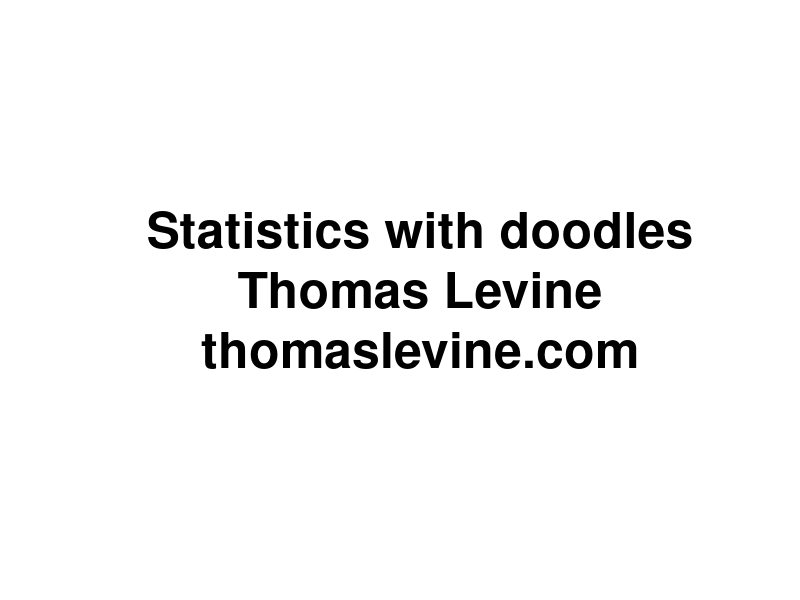
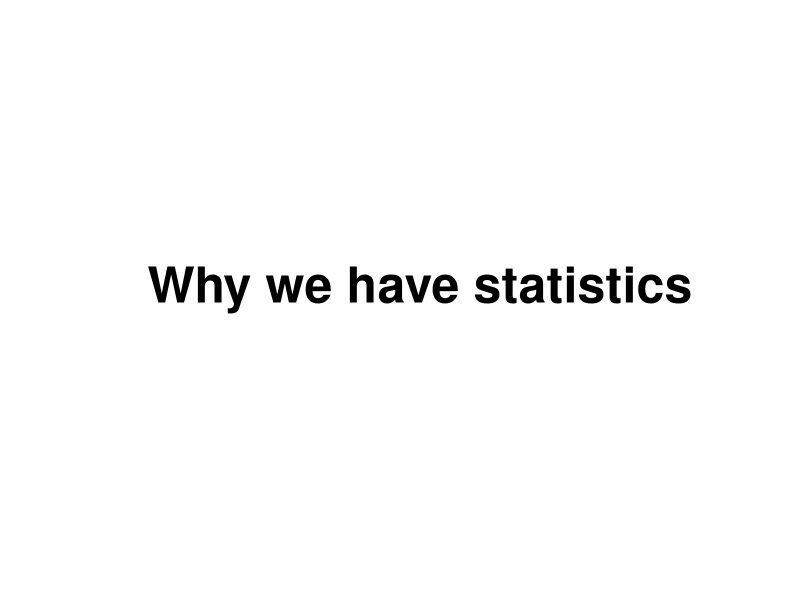
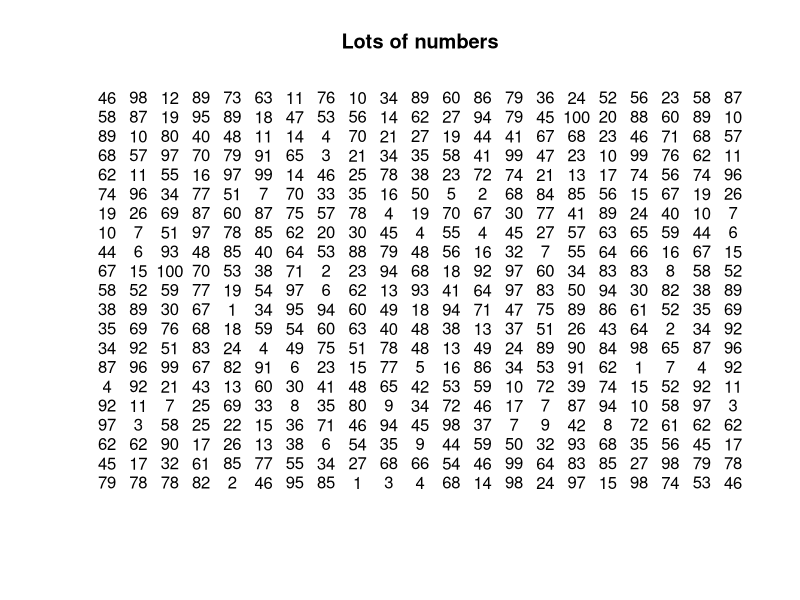
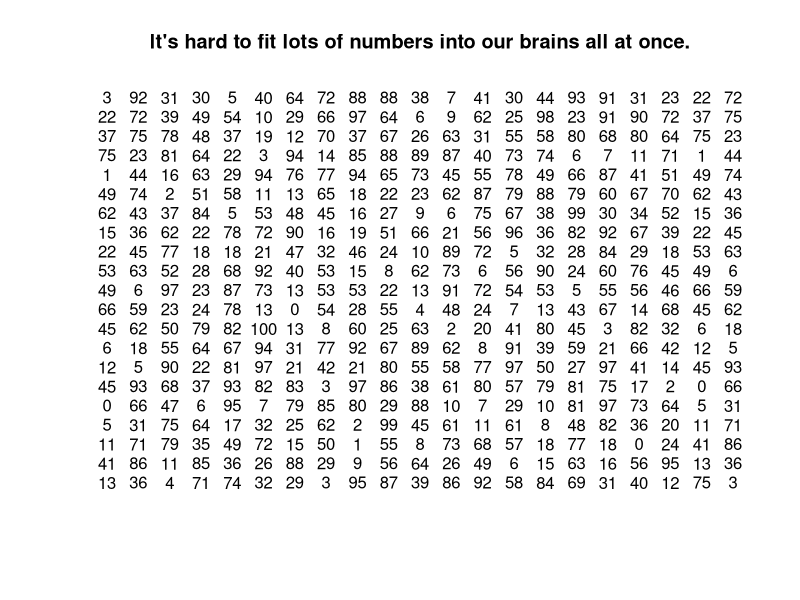
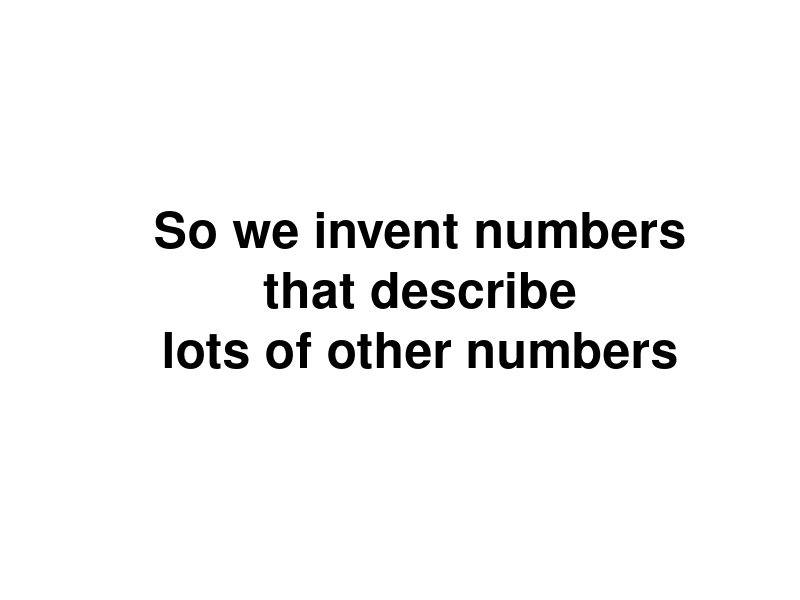
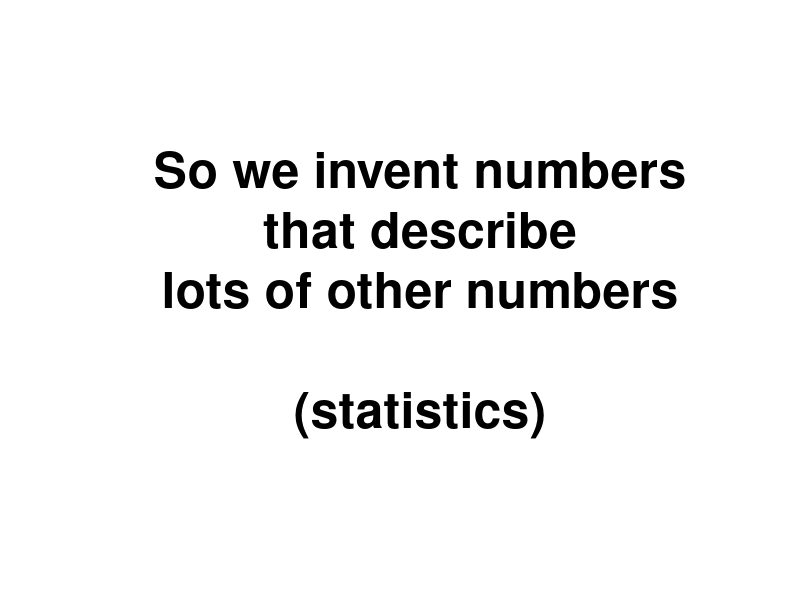
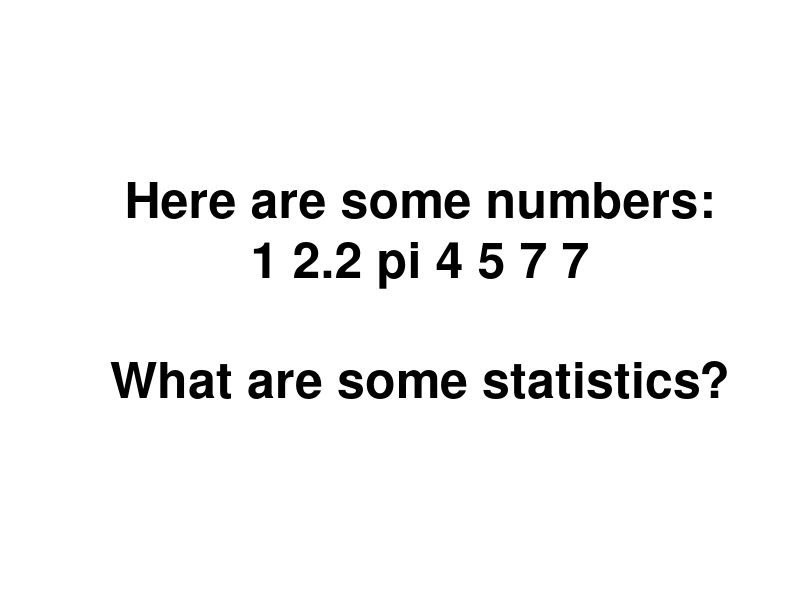
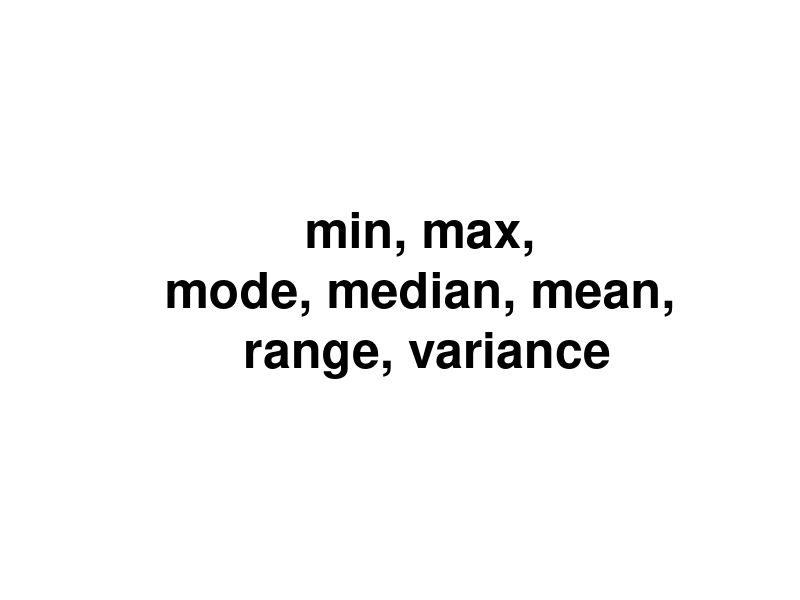

Reproduce these figures in R, in order.
attach(iris)
attach(na.omit(airquality))
attach(cars)

baseplot <- function(main, ...) {
  plot(..., type = 'p', bty = 'n',
    main = main, pch = 21, bg = 'grey', col = NULL,
    col.axis = 'grey', col.lab = 'grey', col.main = 'grey', fg = 'grey')
}
irisplot <- function(main) {
  baseplot(main, Petal.Length ~ Petal.Width)
}

meanplot <- function(main) {
  irisplot(main)
  abline(h = mean(Petal.Length), lty = 2)
  abline(v = mean(Petal.Width), lty = 2)
}

interjection <- function(main) {
  plot.new()
  text(0.5, 0.5, cex = 3, label = main, font = 2)
}

blue <-  rgb(0,0,1,.5)

a <- sd(Petal.Length)
b <- sd(Petal.Width)
ab <- max(a,b)

corbase <- function(main = '', low = -1) {
  plot(c(low * ab,ab),c(low * ab,ab),main = main, type = 'n', axes = F, xlab = '', ylab = '', asp = 1)
  rect(xright = 0, ybottom = 0, xleft = -a, ytop = a, col = 'grey', lty = 'blank')
  text(-a/2,a/2,'var(Petal.Width)')
  rect(xleft = 0, ytop = 0, xright = b, ybottom = -b, col = 'grey', lty = 'blank')
  text(b/2,-b/2,'var(Petal.Length)')
}

rand <- data.frame(x = rnorm(100), y = rnorm(100))
r <-  cor(Petal.Length,Petal.Width)

# ----------------

statistics <- function() {
# Introduction
interjection('Why we have statistics')

plot(c(-1,1),c(-1,1),xlab='',ylab='',type='n',axes=F,main='Lots of numbers')
text(rep(seq(-1,1,.1),each=21),rep(seq(-1,1,.1),21),round(100*runif(400)))


plot(c(-1,1),c(-1,1),xlab='',ylab='',type='n',axes=F,main='It\'s hard to fit lots of numbers into our brains all at once.')
text(rep(seq(-1,1,.1),each=21),rep(seq(-1,1,.1),21),round(100*runif(400)))

interjection('So we invent numbers\nthat describe\nlots of other numbers')
interjection('So we invent numbers\nthat describe\nlots of other numbers\n\n(statistics)')

interjection('Here are some numbers:\n1 2.2 pi 4 5 7 7\n\nWhat are some statistics?')
interjection('min, max,\nmode, median, mean,\n range, variance')
interjection('how many integers,\nwhether the numbers are sorted\n&c.')
interjection('')
interjection('Measuring linear relationships')
}

linear.relationships <- function() {
# Three datasets
irisplot('Two iris variables that move together')

baseplot('Two air quality variables that move oppositely', Ozone ~ Wind) 

baseplot('Normal random noise', rand$y ~ rand$x)
}

covariance <- function() {
# Motivation for covariance
interjection('We want a number\nthat describes\nwhether two variables\nmove together.')

irisplot('It should be high for these variables')

rand <- data.frame(x = rnorm(100), y = rnorm(100))
baseplot('It should be low for these variables', Ozone ~ Wind) 

baseplot('It should be near zero for these variables', rand$y ~ rand$x)

# Computing covariance
interjection('Covariance')

irisplot('The iris variables')

meanplot('Find the means')

meanplot('Draw a rectangle')
rect(xleft = mean(Petal.Width),
     ybottom = mean(Petal.Length),
     xright = Petal.Width[c(44,72)],
     ytop = Petal.Length[c(44,72)])

irisplot('Draw all the rectangles')
valence <- (Petal.Length - mean(Petal.Length)) *
           (Petal.Width - mean(Petal.Width)) > 0
rect(xleft = mean(Petal.Width),
     ybottom = mean(Petal.Length),
     xright = Petal.Width,
     ytop = Petal.Length,
     col = rgb(1-valence, 0, valence,.1),
     lty = 'blank')

irisplot('Why did I color them blue and red?')
valence <- (Petal.Length - mean(Petal.Length)) *
           (Petal.Width - mean(Petal.Width)) > 0
rect(xleft = mean(Petal.Width),
     ybottom = mean(Petal.Length),
     xright = Petal.Width,
     ytop = Petal.Length,
     col = rgb(1-valence, 0, valence,.1),
     lty = 'blank')

irisplot('Why did I color them blue and red?')
valence <- (Petal.Length - mean(Petal.Length)) *
           (Petal.Width - mean(Petal.Width)) > 0
rect(xleft = mean(Petal.Width),
     ybottom = mean(Petal.Length),
     xright = Petal.Width,
     ytop = Petal.Length,
     col = rgb(1-valence, 0, valence,.1),
     lty = 'blank')
text(x = max(Petal.Width), y = max(Petal.Length), pos = 2, label = 'Evidence of\nmovement together')
text(x = min(Petal.Width), y = min(Petal.Length), pos = 4, label = 'Evidence of\nmovement together')
text(x = max(Petal.Width), y = min(Petal.Length), pos = 2, label = 'Evidence of\nmovement oppositely')
text(x = min(Petal.Width), y = max(Petal.Length), pos = 4, label = 'Evidence of\nmovement oppositely')

plot(c(-1,1),c(-1,1),main = 'Add the blues together. (This is at a different scale.)',
  type = 'n', axes = F, xlab = '', ylab = '')
rect(xleft = -1, ybottom = -1, xright = 1, ytop = 1, lty = 'blank', col = 'blue')

plot(c(-1,1),c(-1,1),main = 'Add the reds together.',
  type = 'n', axes = F, xlab = '', ylab = '')
rect(xleft = -1, ybottom = -1, xright = 1, ytop = 1, lty = 'blank', col = 'blue')
rect(xleft = .8, ybottom = -1, xright = 1, ytop = -.8, lty = 'blank', col = 'red')

plot(c(-1,1),c(-1,1),main = 'Subtract the reds.',
  type = 'n', axes = F, xlab = '', ylab = '')
rect(xleft = -1, ybottom = -1, xright = 1, ytop = 1, lty = 'blank', col = 'blue')
rect(xleft = .8, ybottom = -1, xright = 1, ytop = -.8, lty = 'blank', col = 'white')

plot(c(-1,1),c(-1,1),main = 'Divide into as many equal pieces as we have irises (n).',
  type = 'n', axes = F, xlab = '', ylab = '')
rect(xleft = -1, ybottom = -1, xright = 1, ytop = 1, lty = 'blank', col = 'blue')
rect(xleft = .8, ybottom = -1, xright = 1, ytop = -.8, lty = 'blank', col = 'white')
abline(v = 2 * (-.5 + ((1:nrow(iris))/nrow(iris))))

plot(c(-1,1),c(-1,1),main = 'This blue sliver is the covariance.',
  type = 'n', axes = F, xlab = '', ylab = '')
rect(xleft = -.3, xright = -.3 + (.5/nrow(iris)), ybottom = -1, ytop = 1,
  col = 'blue', lty = 'blank')
}

covariance.notpositive <- function() {
irisplot('What if we have more red than blue?')
valence <- (Ozone - mean(Ozone)) *
           (Wind - mean(Wind)) > 0
rect(xleft = mean(Wind),
     ybottom = mean(Ozone),
     xright = Wind,
     ytop = Ozone,
     col = rgb(1-valence, 0, valence,.1),
     lty = 'blank')

plot(c(-1,1),c(-1,1),main = 'Add the blues together. (This is at a different scale.)',
  type = 'n', axes = F, xlab = '', ylab = '')
rect(xleft = -1, ybottom = .8, xright = -.8, ytop = 1, lty = 'blank', col = 'blue')

plot(c(-1,1),c(-1,1),main = 'Add the reds together.',
  type = 'n', axes = F, xlab = '', ylab = '')
rect(xleft = -1, ybottom = -1, xright = 1, ytop = 1, lty = 'blank', col = 'red')
rect(xleft = -1, ybottom = .8, xright = -.8, ytop = 1, lty = 'blank', col = 'blue')

plot(c(-1,1),c(-1,1),main = 'Subtract the reds.',
  type = 'n', axes = F, xlab = '', ylab = '')
rect(xleft = -1, ybottom = -1, xright = 1, ytop = 1, lty = 'blank', col = 'red')
rect(xleft = -1, ybottom = .8, xright = -.8, ytop = 1, lty = 'blank', col = 'white')

plot(c(-1,1),c(-1,1),main = 'Divide into as many equal pieces as we have irises (n).',
  type = 'n', axes = F, xlab = '', ylab = '')
rect(xleft = -1, ybottom = -1, xright = 1, ytop = 1, lty = 'blank', col = 'red')
rect(xleft = -1, ybottom = .8, xright = -.8, ytop = 1, lty = 'blank', col = 'white')
abline(v = 2 * (-.5 + ((1:nrow(iris))/nrow(iris))))

plot(c(-1,1),c(-1,1),main = 'This red sliver is the covariance.',
  type = 'n', axes = F, xlab = '', ylab = '')
rect(xleft = -.3, xright = -.3 + (.5/nrow(iris)), ybottom = -1, ytop = 1,
  col = 'red', lty = 'blank')

plot(c(-1,1),c(-1,1),main = 'This red sliver is the covariance.',
  type = 'n', axes = F, xlab = '', ylab = '')
rect(xleft = -.3, xright = -.3 + (.5/nrow(iris)), ybottom = -1, ytop = 1,
  col = 'red', lty = 'blank')
text(.3, 0, 'But it\'s negative!')

baseplot('What if we have as much red as blue?', rand$y ~ rand$x)
valence <- (rand$y - mean(rand$y)) *
           (rand$x - mean(rand$x)) > 0
rect(xleft = mean(rand$x),
     ybottom = mean(rand$y),
     xright = rand$x,
     ytop = rand$y,
     col = rgb(1-valence, 0, valence,.1),
     lty = 'blank')

plot(c(-1,1),c(-1,1),main = 'Add the blues together. (This is at a different scale.)',
  type = 'n', axes = F, xlab = '', ylab = '')
rect(xleft = -.45, ybottom = -.45, xright = .55, ytop = .55, lty = 'blank', col = 'blue')

plot(c(-1,1),c(-1,1),main = 'Add the reds together.',
  type = 'n', axes = F, xlab = '', ylab = '')
rect(xleft = -.55, ybottom = -.55, xright = .45, ytop = .45, lty = 'blank', col = 'red')

plot(c(-1,1),c(-1,1),main = 'Subtract the reds.',
  type = 'n', axes = F, xlab = '', ylab = '')
points(0,0)
text(0,-.5, '(Covariance is zero.)')
}

variance <- function() {
# Computing variance
interjection('Variance')
interjection('Variance tells us\nhow spread out\nsome numbers are.')
interjection('1, 4, 8, 10\nvs\n4, 4, 5, 6')
interjection('The variance of a variable is\nthe covariance of the variable\nwith itself.')

irisplot('Our two iris variables from before')
interjection('Let\'s look at just one of them.')
baseplot('The points all fall along the same line.', Petal.Length, Petal.Length, asp = 1)
interjection('Let\'s find the variance of Petal.Length')

baseplot('Draw all the rectangles', Petal.Length, Petal.Length, asp = 1)
rect(xleft = mean(Petal.Length),
     ybottom = mean(Petal.Length),
     xright = Petal.Length,
     ytop = Petal.Length,
     col = rgb(0, 0, 1,.1),
     lty = 'blank')

baseplot('Why no red rectangles?', Petal.Length, Petal.Length, asp = 1)
rect(xleft = mean(Petal.Length),
     ybottom = mean(Petal.Length),
     xright = Petal.Length,
     ytop = Petal.Length,
     col = rgb(0, 0, 1,.1),
     lty = 'blank')

plot(c(-1,1),c(-1,1),main = 'Add the blues together. (This is at a different scale.)',
  type = 'n', axes = F, xlab = '', ylab = '')
rect(xleft = -1, ybottom = -1, xright = 1, ytop = 1, lty = 'blank', col = 'blue')

plot(c(-1,1),c(-1,1),main = 'We have no reds to subtract.',
  type = 'n', axes = F, xlab = '', ylab = '')
rect(xleft = -1, ybottom = -1, xright = 1, ytop = 1, lty = 'blank', col = 'blue')

plot(c(-1,1),c(-1,1),main = 'Divide into as many equal pieces as we have irises (n).',
  type = 'n', axes = F, xlab = '', ylab = '')
rect(xleft = -1, ybottom = -1, xright = 1, ytop = 1, lty = 'blank', col = 'blue')
abline(v = 2 * (-.5 + ((1:nrow(iris))/nrow(iris))))

plot(c(-1,1),c(-1,1),main = 'This blue sliver is the variance.',
  type = 'n', axes = F, xlab = '', ylab = '')
rect(xleft = -.3, xright = -.3 + (.5/nrow(iris)), ybottom = -1, ytop = 1,
  col = 'blue', lty = 'blank')
}

correlation <- function() {
# Correlation
interjection('A problem with covariance')
interjection('Covariance has units!\n\n(x-unit times y-unit)')
interjection('Which relationship is stronger\n(more linear)?')

par(mfrow = 1:2)
.cov <- round(cov(Petal.Length,Petal.Width), 2)
irisplot(paste0('Irises (cov = ', .cov, ' cm^2)'))
.cov <- round(cov(speed,dist), 2)
baseplot(paste0('Cars (cov =', .cov, ' mph*ft)'), speed ~ dist)
par(mfrow = c(1,1))

interjection('Oh noes!')
interjection('We can divide\nthe covariance\nby the variances\nto standardize it.')

corbase()
rect(xleft = 0, ybottom = 0, xright = b, ytop = a, col = 'black', lty = 'blank')
text(b/2,a/2,'sd(Petal.Width)*\nsd(Petal.Length)', col = 'white')

corbase()
rect(xleft = 0, ybottom = 0, xright = b, ytop = a, col = 'black', lty = 'blank')
text(b/2,a/2,'sd(Petal.Width)*\nsd(Petal.Length)', col = 'white')
text(-a/2,-b/2,'The black rectangle is\nlike an average variance.')

corbase()
rect(xleft = 0, ybottom = 0, xright = b, ytop = a, col = 'black', lty = 'blank')
text(b/2,a/2,'sd(Petal.Width)*\nsd(Petal.Length)', col = 'white')
text(-a/2,-b/2,'cov(Petal.Width,Petal.Length)\ncannot be bigger than\nblack rectangle.')

interjection('Why?')

irisplot('Covariance has red rectangles.')
valence <- (Petal.Length - mean(Petal.Length)) *
           (Petal.Width - mean(Petal.Width)) > 0
rect(xleft = mean(Petal.Width),
     ybottom = mean(Petal.Length),
     xright = Petal.Width,
     ytop = Petal.Length,
     col = rgb(1-valence, 0, valence,.1),
     lty = 'blank')

baseplot('Variance doesn\'t have red rectangles.', Petal.Length, Petal.Length, asp = 1)
rect(xleft = mean(Petal.Length),
     ybottom = mean(Petal.Length),
     xright = Petal.Length,
     ytop = Petal.Length,
     col = rgb(0, 0, 1,.1),
     lty = 'blank')

corbase()
rect(xleft = 0, ybottom = 0, xright = b, ytop = a, col = 'black', lty = 'blank')
text(b/2,a/2,'sd(Petal.Width)*\nsd(Petal.Length)', col = 'white')
text(-a/2,-b/2,'cov(Petal.Width,Petal.Length)\ncannot be bigger than\nblack rectangle.')

corbase('Let\'s zoom in.', low = -.05)
rect(xleft = 0, ybottom = 0, xright = b, ytop = a, col = 'black', lty = 'blank')
text(b/2,a/2,'sd(Petal.Width)*\nsd(Petal.Length)', col = 'white')

corbase('Squish covariance vertically into the rectangle.', low = -.05)
rect(xleft = 0, ybottom = 0, xright = b, ytop = a, col = 'black', lty = 'blank')
rect(xleft = 0, ybottom = 0, xright = b, ytop = a * r, col = 'blue', lty = 'blank')

interjection('Correlation (R)\nis the ratio of\nthe small rectangle\nto the big rectangle.')

corbase('Squish covariance vertically into the rectangle.', low = -.05)
rect(xleft = 0, ybottom = 0, xright = b, ytop = a, col = 'black', lty = 'blank')
rect(xleft = 0, ybottom = 0, xright = b, ytop = a * r, col = 'blue', lty = 'blank')
text(b/2,r*a/2,'cov(Petal.Width,\nPetal.Length)', col = 'white', font = 2)
text(0, r*a/2, 'R * sd(Petal.Length)', col = 'blue', font = 2, srt = 90, adj = c(0.5,-1))

corbase('Squish covariance horizontally into the rectangle.', low = -.05)
rect(xleft = 0, ybottom = 0, xright = b, ytop = a, col = 'black', font = 2, lty = 'blank')
rect(xleft = 0, ybottom = 0, xright = b * r, ytop = a, col = 'blue', lty = 'blank')
text(r*b/2,a/2,'cov(Petal.Width,\nPetal.Length)', col = 'white', font = 2)
text(b/2, 0, 'R * sd(Petal.Width', adj = c(0.5,1.5), col = 'blue', font = 2)

interjection('People like to\ntalk about R-squared.')

corbase('Intersect the two squished covariance rectangles.', low = -.05)
rect(xleft = 0, ybottom = 0, xright = b, ytop = a, col = 'black', lty = 'blank')
rect(xleft = 0, ybottom = 0, xright = b * r, ytop = a * r, col = 'purple', lty = 'blank')
text(r*b/2,a/2,'cov(Petal.Width, Petal.Length)', col = 'purple')
text(0, r*a/2, 'R ^ 2 * sd(Petal.Length)',srt = 90, pos = 2, col = 'purple', font = 2)
text(r*b/2, 0, 'R ^ 2 * sd(Petal.Width)', adj = c(0.5,1.5), col = 'purple', font = 2)

interjection('What if covariance is negative (red)?')

corbase('R is the same, just negative.', low = -.05)
rect(xleft = 0, ybottom = 0, xright = b, ytop = a, col = 'black', lty = 'blank')
rect(xleft = 0, ybottom = 0, xright = b, ytop = a * r, col = 'red', lty = 'blank')
text(b/2,r*a/2,'cov(Ozone, Wind)', col = 'white', font = 2)
text(0, r*a/2, 'r * sd(Wind)', srt = 90, col = 'red', font = 2, adj = c(.5,-.5))

corbase('R-squared is the same, and it is always positive.', low = -.05)
rect(xleft = 0, ybottom = 0, xright = b, ytop = a, col = 'black', lty = 'blank')
rect(xleft = 0, ybottom = 0, xright = b * r, ytop = a * r, col = 'purple', lty = 'blank')
text(r*b/2,a/2,'cov(Ozone, Wind)', col = 'purple')
text(0, r*a/2, 'r ^ 2 * sd(Wind)', pos = 2, col = 'purple', font = 2, adj = c(.5, -.5), srt = 90)
text(r*b/2, 0, 'r ^ 2 * sd(Ozone)', col = 'purple', font = 2, adj = c(.5,1.5))

corbase('Zoom back out.')
rect(xleft = 0, ybottom = 0, xright = b, ytop = a, col = 'black', lty = 'blank')
rect(xleft = 0, ybottom = 0, xright = b, ytop = a * r, col = 'red', lty = 'blank')
text(b/2,r*a/2,'cov(Ozone,\nWind)', col = 'white', font = 2)
text(0, r*a/2, 'r * sd(Wind)', col = 'red', srt = 90, adj = c(.5,-.5), font = 2)
}

least.squares.regression <- function() {
interjection('If we transform the covariance a bit,\nwe can also make predictions.')
interjection('Let\'s use x to predict y.')
interjection('y = b0  + b1 * x')
interjection('Let\'s invent b1.')
interjection('')
interjection('What values should it have?')
interjection('If covariance is high\nand x is high,\ny should be high.\n\n(b1 is very positive.)')
interjection('If covariance is high\nand x is low,\ny should be low.\n\n(b1 is very negative.)')
interjection('If covariance is low,\nwe have no idea what y is.\n\n(b1 is around zero.)')
interjection('')
interjection('Let\'s think about units again.')

plot(c(-1,1),c(-1,1),main = 'Covariance is an area; its unit is the product of the x and y units.',
  type = 'n', axes = F, xlab = '', ylab = '')
rect(xleft = -.3, xright = -.3 + (.5/nrow(iris)), ybottom = -1, ytop = 1,
  col = 'blue', lty = 'blank')

plot(c(-1,1),c(-1,1),main = 'Variance is a special covariance; its unit is the square of the x unit.',
  type = 'n', axes = F, xlab = '', ylab = '')
rect(xleft = -.3, xright = -.3 + (.5/nrow(iris)), ybottom = -1, ytop = 1,
  col = 'blue', lty = 'blank')

corbase('Correlation is a ratio of areas with the same units.', low = -.05)
rect(xleft = 0, ybottom = 0, xright = b, ytop = a, col = 'black', lty = 'blank')
rect(xleft = 0, ybottom = 0, xright = b, ytop = a * r, col = 'blue', lty = 'blank')

interjection('The unit of b1 must be y-unit/x-unit.')

corbase('Our covariance picture')
rect(xleft = 0, ybottom = 0, xright = b, ytop = a * r, col = 'blue', lty = 'blank')
text(b,r*a/2,'cov(Petal.Width,\nPetal.Length)', col = 'white', font = 2, pos = 2)
text(0, a*2/3, 'R * sd(Petal.Length)', pos = 2, col = 'black', font = 1, srt = 90)

.adj <- cov(Petal.Width,Petal.Length)/sd(Petal.Length)
corbase('Lay the covariance over one of the variances instead.')
rect(xleft = -a, xright = 0, ybottom = a * (1 - .adj), ytop = a, col = 'blue', lty = 'blank')
text(-a/2,a/2,'cov(Petal.Width, Petal.Length)', col = 'white', font = 2)

corbase('Petal.Width = b0 + b1 * Petal.Length')
rect(xleft = -a, xright = 0, ybottom = a * (1 - .adj), ytop = a, col = 'blue', lty = 'blank')
text(-a/2,a/2,'cov(Petal.Width, Petal.Length)', col = 'white', font = 2)
text(0,a/2,'b1 * sd(Petal.Length)', col = 'blue', pos = 4)

.adj <- cov(Petal.Width,Petal.Length)/sd(Petal.Width)
corbase('Lay the covariance over the other variance.')
rect(xleft = 0, xright = b, ybottom = -b, ytop = -b  * (1 - .adj), col = blue, lty = 'blank')
text(0,0,'cov(Petal.Width,\nPetal.Length)', col = 'white', font = 2, pos = 4)

corbase('Petal.Length = b0 + b1 * Petal.Width')
rect(xleft = 0, xright = b, ybottom = -b, ytop = -b  * (1 - .adj), col = blue, lty = 'blank')
text(a/2,0,'b1 * sd(Petal.Length)', col = 'blue', font = 2, srt = -90)
}


thoughtful.thoughts <- function() {
  interjection('A statistic is a number\nthat describes a lot\nof other numbers.')
  interjection('Covariance describes\nthe strength of\nlinear relationships.')
  interjection('Variance describes\nhow spread-out\nsome numbers are.')
  interjection('Correlation is a\nstandardized version\nof covariance.')
  interjection('(Beta coefficients for)\nleast-squares regression\npredict one variable\nbased on another.')
  interjection('')
  interjection('You can pretty much always draw math.')
}

slides <- function() {
  interjection('Statistics with doodles\nThomas Levine\nthomaslevine.com')
  statistics()
  linear.relationships()
  covariance()
  covariance.notpositive()
  interjection('Let\'s review the previous slides quickly.')
  linear.relationships()
  covariance()
  covariance.notpositive()
  interjection('')
  variance()
  interjection('')
  correlation()
  interjection('Remember how this fits in.')
  covariance()
  correlation()
  interjection('')
  least.squares.regression()
  interjection('Let\'s go over that again.')
  linear.relationships()
  covariance()
  covariance.notpositive()
  variance()
  correlation()
  least.squares.regression()
  interjection('')
  thoughtful.thoughts()
}

pdf('doodles.pdf', width = 11, height = 8.5)
slides()
dev.off()
